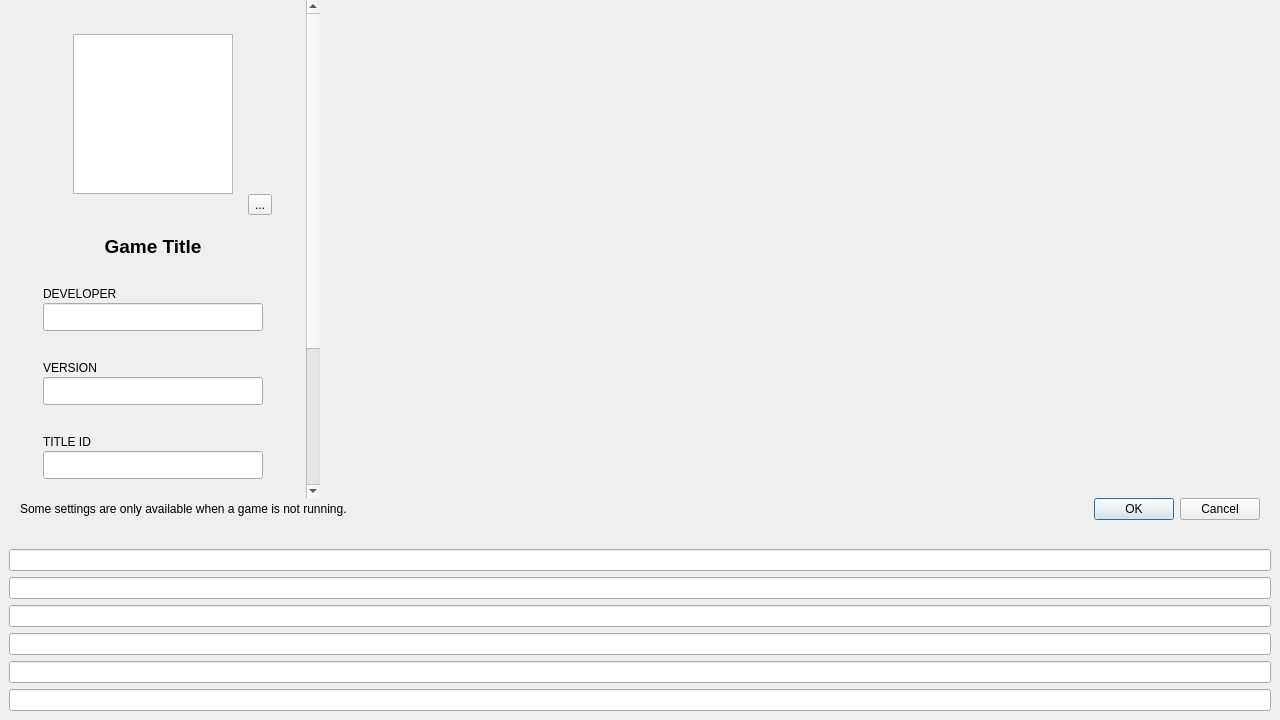
<?xml version="1.0" encoding="UTF-8"?>
<ui version="4.0">
 <class>ConfigurePerGame</class>
 <widget class="QDialog" name="ConfigurePerGame">
  <property name="geometry">
   <rect>
    <x>0</x>
    <y>0</y>
    <width>1280</width>
    <height>720</height>
   </rect>
  </property>
  <property name="windowTitle">
   <string>Properties</string>
  </property>
  <property name="templateStyleSheet" stdset="0">
   <string>
QDialog {
    background-color: %%BACKGROUND_COLOR%%;
}

#info_panel, #tabButtonsContainer {
    background-color: transparent;
}

#info_panel QLineEdit {
    background-color: %%TERTIARY_BG_COLOR%%;
    border: 1px solid %%SECONDARY_BG_COLOR%%;
    border-radius: 4px;
    padding: 2px 10px;
    color: %%TEXT_COLOR%%;
}

#dev_box, #version_box, #id_box {
    background-color: %%SECONDARY_BG_COLOR%%;
    border-radius: 8px;
    padding: 5px;
}

#label_dev_header, #label_version_header, #label_id_header {
    color: %%TEXT_COLOR_DIM%%;
    font-weight: bold;
    font-size: 10px;
    text-transform: uppercase;
}

#game_title_label {
    padding: 10px 0px;
    color: %%TEXT_COLOR%%;
}

#label_console_hints {
    color: %%TEXT_COLOR_DIM%%;
    font-size: 11px;
}

/* Wireframe Action Buttons */
#info_panel QPushButton {
    background-color: transparent;
    border: 1px solid %%ACCENT_COLOR%%;
    border-radius: 6px;
    color: %%ACCENT_COLOR%%;
    font-weight: bold;
    height: 34px;
}

#info_panel QPushButton:hover {
    background-color: rgba(%%ACCENT_COLOR_R%%, %%ACCENT_COLOR_G%%, %%ACCENT_COLOR_B%%, 30);
}

/* Vertical Tab Buttons */
#aestheticTabButton {
    background-color: transparent;
    border: none;
    color: %%TEXT_COLOR_DIM%%;
    text-align: left;
    padding: 12px 20px;
    font-weight: bold;
    font-size: 13px;
}

#aestheticTabButton:checked {
    color: %%TEXT_COLOR%%;
    border-left: 3px solid %%ACCENT_COLOR%%;
    background-color: rgba(%%ACCENT_COLOR_R%%, %%ACCENT_COLOR_G%%, %%ACCENT_COLOR_B%%, 20);
}

#aestheticTabButton:hover:!checked {
    color: %%TEXT_COLOR%%;
    background-color: rgba(%%ACCENT_COLOR_R%%, %%ACCENT_COLOR_G%%, %%ACCENT_COLOR_B%%, 10);
}

#full_info_button {
    background: transparent;
    border: none;
    color: %%TEXT_COLOR_DIM%%;
}

#full_info_button:hover {
    color: %%ACCENT_COLOR%%;
}

/* Accent-Aware ScrollBars (Referencing Game List) */
QScrollBar:vertical {
    border: 1px solid %%SECONDARY_BG_COLOR%%;
    background: transparent;
    width: 10px;
    margin: 0px;
}

QScrollBar::handle:vertical {
    background: %%ACCENT_COLOR%%;
    min-height: 20px;
    border-radius: 5px;
    border: 1px solid %%SECONDARY_BG_COLOR%%;
}

QScrollBar::add-line:vertical, QScrollBar::sub-line:vertical {
    background: none;
    height: 0px;
}

QScrollArea {
    border: none;
    background: transparent;
}

QScrollArea &gt; QWidget &gt; QWidget {
    background: transparent;
}
   </string>
  </property>
  <layout class="QVBoxLayout" name="verticalLayout_2">
   <property name="spacing">
    <number>0</number>
   </property>
   <property name="leftMargin">
    <number>0</number>
   </property>
   <property name="topMargin">
    <number>0</number>
   </property>
   <property name="rightMargin">
    <number>0</number>
   </property>
   <property name="bottomMargin">
    <number>0</number>
   </property>
   <item>
    <layout class="QHBoxLayout" name="horizontalLayout">
     <property name="spacing">
      <number>0</number>
     </property>
     <item>
      <widget class="QScrollArea" name="scrollArea">
       <property name="sizePolicy">
        <sizepolicy hsizetype="Minimum" vsizetype="Expanding">
         <horstretch>0</horstretch>
         <verstretch>0</verstretch>
        </sizepolicy>
       </property>
       <property name="minimumSize">
        <size>
         <width>320</width>
         <height>0</height>
        </size>
       </property>
       <property name="maximumSize">
        <size>
         <width>400</width>
         <height>16777215</height>
        </size>
       </property>
       <property name="horizontalScrollBarPolicy">
        <enum>Qt::ScrollBarAlwaysOff</enum>
       </property>
       <property name="frameShape">
        <enum>QFrame::NoFrame</enum>
       </property>
       <property name="widgetResizable">
        <bool>true</bool>
       </property>
       <widget class="QWidget" name="scrollAreaWidgetContents">
        <property name="geometry">
         <rect>
          <x>0</x>
          <y>0</y>
          <width>320</width>
          <height>720</height>
         </rect>
        </property>
        <layout class="QVBoxLayout" name="verticalLayout_3">
         <property name="spacing">
          <number>0</number>
         </property>
         <item>
          <widget class="QWidget" name="info_panel">
           <layout class="QVBoxLayout" name="info_layout">
            <property name="spacing">
             <number>20</number>
            </property>
            <property name="leftMargin">
             <number>25</number>
            </property>
            <property name="topMargin">
             <number>25</number>
            </property>
            <property name="rightMargin">
             <number>25</number>
            </property>
            <property name="bottomMargin">
             <number>20</number>
            </property>
            <item>
             <layout class="QVBoxLayout" name="icon_layout">
              <property name="spacing">
               <number>0</number>
              </property>
              <item alignment="Qt::AlignHCenter">
               <widget class="QGraphicsView" name="icon_view">
                <property name="sizePolicy">
                 <sizepolicy hsizetype="Fixed" vsizetype="Fixed">
                  <horstretch>0</horstretch>
                  <verstretch>0</verstretch>
                 </sizepolicy>
                </property>
                <property name="minimumSize">
                 <size>
                  <width>160</width>
                  <height>160</height>
                 </size>
                </property>
                <property name="maximumSize">
                 <size>
                  <width>160</width>
                  <height>160</height>
                 </size>
                </property>
                <property name="verticalScrollBarPolicy">
                 <enum>Qt::ScrollBarAlwaysOff</enum>
                </property>
                <property name="horizontalScrollBarPolicy">
                 <enum>Qt::ScrollBarAlwaysOff</enum>
                </property>
                <property name="interactive">
                 <bool>false</bool>
                </property>
               </widget>
              </item>
              <item alignment="Qt::AlignRight">
               <widget class="QToolButton" name="full_info_button">
                <property name="maximumSize">
                 <size>
                  <width>24</width>
                  <height>24</height>
                 </size>
                </property>
                <property name="text">
                 <string>...</string>
                </property>
                <property name="toolTip">
                 <string>View Full Technical Information</string>
                </property>
               </widget>
              </item>
             </layout>
            </item>
            <item>
             <widget class="QLabel" name="game_title_label">
              <property name="font">
               <font>
                <pointsize>14</pointsize>
                <weight>75</weight>
                <bold>true</bold>
               </font>
              </property>
              <property name="text">
               <string>Game Title</string>
              </property>
              <property name="alignment">
               <set>Qt::AlignCenter</set>
              </property>
              <property name="wordWrap">
               <bool>true</bool>
              </property>
             </widget>
            </item>
            <item>
             <layout class="QVBoxLayout" name="properties_stack">
              <property name="spacing">
               <number>12</number>
              </property>
              <item>
               <widget class="QWidget" name="dev_box" native="true">
                <layout class="QVBoxLayout" name="dev_layout">
                 <property name="spacing">
                  <number>2</number>
                 </property>
                 <item>
                  <widget class="QLabel" name="label_dev_header">
                   <property name="text">
                    <string>DEVELOPER</string>
                   </property>
                  </widget>
                 </item>
                 <item>
                  <widget class="QLineEdit" name="display_developer">
                   <property name="minimumSize">
                    <size>
                     <width>0</width>
                     <height>28</height>
                    </size>
                   </property>
                   <property name="readOnly">
                    <bool>true</bool>
                   </property>
                  </widget>
                 </item>
                </layout>
               </widget>
              </item>
              <item>
               <widget class="QWidget" name="version_box" native="true">
                <layout class="QVBoxLayout" name="version_layout">
                 <property name="spacing">
                  <number>2</number>
                 </property>
                 <item>
                  <widget class="QLabel" name="label_version_header">
                   <property name="text">
                    <string>VERSION</string>
                   </property>
                  </widget>
                 </item>
                 <item>
                  <widget class="QLineEdit" name="display_version">
                   <property name="minimumSize">
                    <size>
                     <width>0</width>
                     <height>28</height>
                    </size>
                   </property>
                   <property name="readOnly">
                    <bool>true</bool>
                   </property>
                  </widget>
                 </item>
                </layout>
               </widget>
              </item>
              <item>
               <widget class="QWidget" name="id_box" native="true">
                <layout class="QVBoxLayout" name="id_layout">
                 <property name="spacing">
                  <number>2</number>
                 </property>
                 <item>
                  <widget class="QLabel" name="label_id_header">
                   <property name="text">
                    <string>TITLE ID</string>
                   </property>
                  </widget>
                 </item>
                 <item>
                  <widget class="QLineEdit" name="display_title_id">
                   <property name="minimumSize">
                    <size>
                     <width>0</width>
                     <height>28</height>
                    </size>
                   </property>
                   <property name="readOnly">
                    <bool>true</bool>
                   </property>
                  </widget>
                 </item>
                </layout>
               </widget>
              </item>
             </layout>
            </item>
            <item>
             <spacer name="verticalSpacer_2">
              <property name="orientation">
               <enum>Qt::Vertical</enum>
              </property>
              <property name="sizeType">
               <enum>QSizePolicy::Expanding</enum>
              </property>
              <property name="sizeHint" stdset="0">
               <size>
                <width>20</width>
                <height>40</height>
               </size>
              </property>
             </spacer>
            </item>
            <item>
             <layout class="QVBoxLayout" name="action_buttons_layout">
              <property name="spacing">
               <number>12</number>
              </property>
              <item>
               <widget class="QPushButton" name="trim_xci_button">
                <property name="text">
                 <string>Trim XCI File</string>
                </property>
               </widget>
              </item>
              <item>
               <widget class="QPushButton" name="share_settings_button">
                <property name="text">
                 <string>Share Settings</string>
                </property>
               </widget>
              </item>
              <item>
               <widget class="QPushButton" name="import_settings_button">
                <property name="text">
                 <string>Import Settings</string>
                </property>
               </widget>
              </item>
             </layout>
            </item>
            <item alignment="Qt::AlignHCenter">
             <widget class="QLabel" name="label_console_hints">
              <property name="font">
               <font>
                <pointsize>8</pointsize>
                <weight>75</weight>
                <bold>true</bold>
               </font>
              </property>
              <property name="text">
               <string>L / R Change Tab  A Select  B Back</string>
              </property>
             </widget>
            </item>
           </layout>
          </widget>
         </item>
        </layout>
       </widget>
      </widget>
     </item>
     <item>
      <widget class="QScrollArea" name="tabButtonsScrollArea">
       <property name="sizePolicy">
        <sizepolicy hsizetype="Minimum" vsizetype="Expanding">
         <horstretch>0</horstretch>
         <verstretch>0</verstretch>
        </sizepolicy>
       </property>
       <property name="minimumSize">
        <size>
         <width>160</width>
         <height>0</height>
        </size>
       </property>
       <property name="maximumSize">
        <size>
         <width>200</width>
         <height>16777215</height>
        </size>
       </property>
       <property name="horizontalScrollBarPolicy">
        <enum>Qt::ScrollBarAlwaysOff</enum>
       </property>
       <property name="frameShape">
        <enum>QFrame::NoFrame</enum>
       </property>
       <property name="widgetResizable">
        <bool>true</bool>
       </property>
       <widget class="QWidget" name="tabButtonsContainer">
        <layout class="QVBoxLayout" name="tabButtonsLayout">
         <property name="spacing">
          <number>5</number>
         </property>
         <property name="topMargin">
          <number>50</number>
         </property>
        </layout>
       </widget>
      </widget>
     </item>
     <item>
      <layout class="QVBoxLayout" name="VerticalLayout">
       <property name="leftMargin">
        <number>20</number>
       </property>
       <property name="topMargin">
        <number>20</number>
       </property>
       <property name="rightMargin">
        <number>20</number>
       </property>
       <property name="bottomMargin">
        <number>0</number>
       </property>
       <item>
        <widget class="QStackedWidget" name="stackedWidget">
         <property name="sizePolicy">
          <sizepolicy hsizetype="Expanding" vsizetype="Expanding">
           <horstretch>1</horstretch>
           <verstretch>0</verstretch>
          </sizepolicy>
         </property>
        </widget>
       </item>
      </layout>
     </item>
    </layout>
   </item>
   <item>
    <layout class="QHBoxLayout" name="horizontalLayout_2">
     <property name="leftMargin">
      <number>20</number>
     </property>
     <property name="rightMargin">
      <number>20</number>
     </property>
     <property name="bottomMargin">
      <number>20</number>
     </property>
     <item>
      <widget class="QLabel" name="label_8">
       <property name="text">
        <string>Some settings are only available when a game is not running.</string>
       </property>
      </widget>
     </item>
     <item>
      <widget class="QDialogButtonBox" name="buttonBox">
       <property name="orientation">
        <enum>Qt::Horizontal</enum>
       </property>
       <property name="standardButtons">
        <set>QDialogButtonBox::Cancel|QDialogButtonBox::Ok</set>
       </property>
      </widget>
     </item>
    </layout>
   </item>
   <item>
    <widget class="QWidget" name="legacy_hidden_members" native="true">
     <property name="visible">
      <bool>false</bool>
     </property>
     <layout class="QVBoxLayout" name="legacy_layout">
      <item>
       <widget class="QLineEdit" name="display_name"/>
      </item>
      <item>
       <widget class="QLineEdit" name="display_format"/>
      </item>
      <item>
       <widget class="QLineEdit" name="display_size"/>
      </item>
      <item>
       <widget class="QLineEdit" name="display_filename"/>
      </item>
      <item>
       <widget class="QLineEdit" name="display_build_id"/>
      </item>
      <item>
       <widget class="QLineEdit" name="display_update_build_id"/>
      </item>
     </layout>
    </widget>
   </item>
  </layout>
 </widget>
 <resources/>
 <connections>
  <connection>
   <sender>buttonBox</sender>
   <signal>accepted()</signal>
   <receiver>ConfigurePerGame</receiver>
   <slot>accept()</slot>
  </connection>
  <connection>
   <sender>buttonBox</sender>
   <signal>rejected()</signal>
   <receiver>ConfigurePerGame</receiver>
   <slot>reject()</slot>
  </connection>
 </connections>
</ui>
